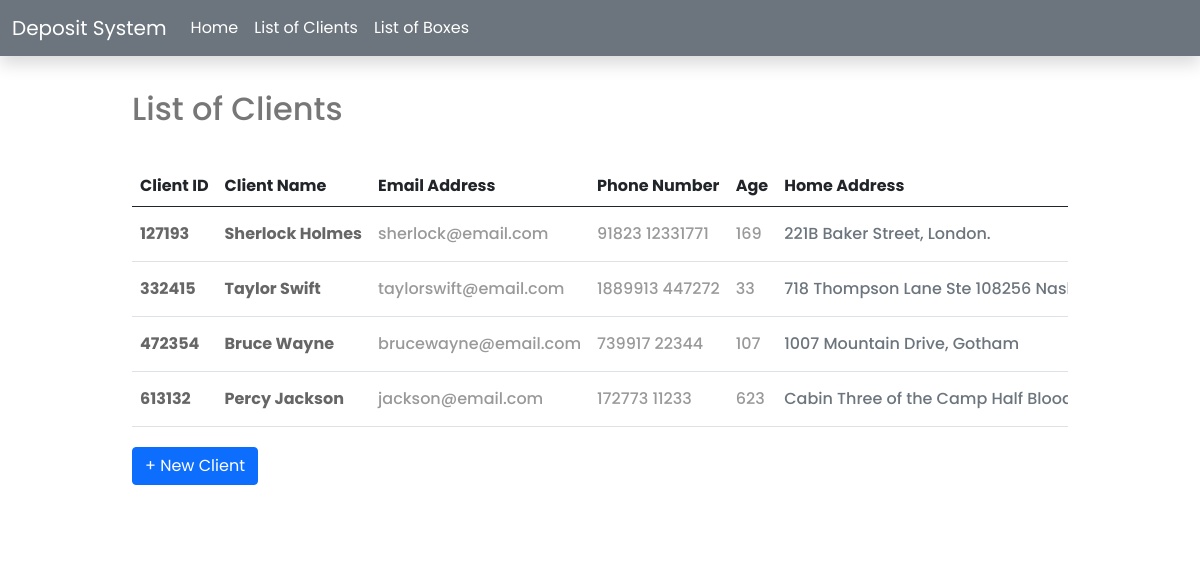
Before: /clients/ with the older database file.
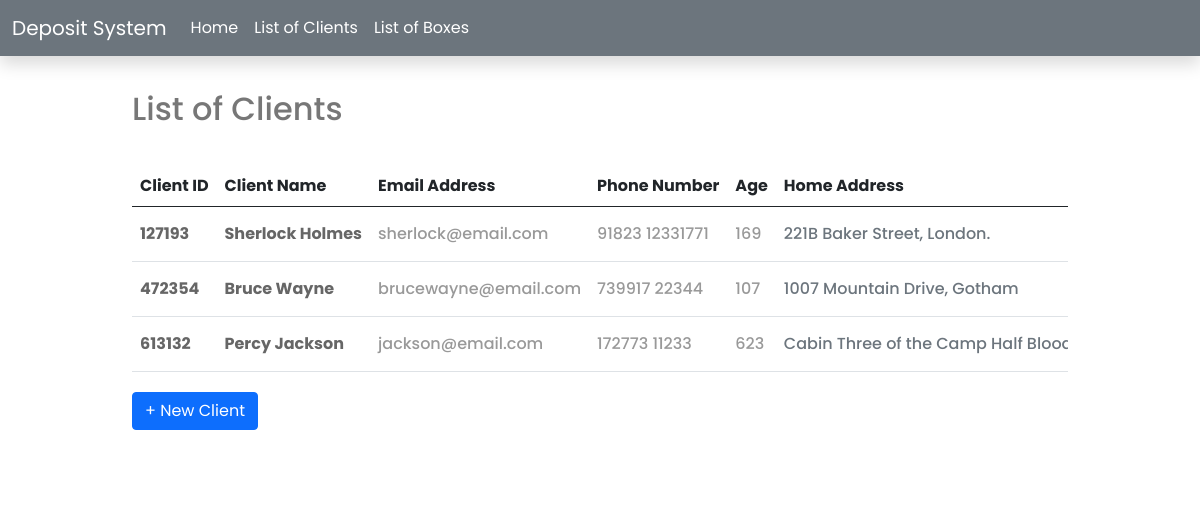
After: the same page with the newer database file.
### main/models.py (models this page shows, shortened)
class Client(models.Model):
    id = models.UUIDField(primary_key=True, default=uuid.uuid4, editable=False)
    pic_url = models.TextField()
    client_id = models.CharField(max_length=255)
    name = models.CharField(max_length=255)
    address = models.TextField()
    email = models.EmailField()
    phone = models.CharField(max_length=20)
    hair_color = models.CharField(max_length=255)
    eye_color = models.CharField(max_length=255)
    height = models.CharField(max_length=255)
    weight = models.CharField(max_length=255)
    firm_name = models.CharField(max_length=255)
    firm_location = models.CharField(max_length=255)
    birthdate = models.DateField()

### main/views.py (the view)
# urls.py: path('clients/', views.show_clients, name='clients'),
def show_clients(request):
    clients = Client.objects.raw("SELECT * FROM main_client ORDER BY client_id")
    ages = []
    for client in clients:
        age = (date.today() - client.birthdate) // timedelta(days=365.2425)
        ages.append(age)
    return render(request, 'clients/clients.html', {
        "clients": clients,
        "clients_ages": zip(clients, ages),
    })

### templates/clients/clients.html (shortened to what this page needs)
{% extends 'home.html' %}
{% block content %}
<section class="intro">
    <h2>List of Clients</h2>
    <div class="table-responsive bg-white">
        <table class="table mb-0 align-middle">
            <thead>
                <tr>
                    <th scope='col'> Client ID </th>
                    <th scope='col'> Client Name </th>
                    <th scope='col'> Email Address </th>
                    <th scope='col'> Phone Number </th>
                    <th scope='col'> Age </th>
                    <th scope='col'> Home Address </th>
                </tr>
            </thead>
            <tbody>
                {% for client, age in clients_ages %}
                <tr>
                    <th scope='col' style="color: #666666;"> {{client.client_id}} </th>
                    <th scope="row" style="color: #666666;"> {{client.name}} </th>
                    <td scope='col'> {{client.email}} </td>
                    <td scope='col'> {{client.phone}} </td>
                    <td scope='col'> {{age}} </td>
                    <td scope='col' class="text-muted mb-4 w-25"> {{client.address}} </td>
                </tr>
                {% endfor %}
            </tbody>
        </table>
        <a href="{% url 'register-client' %}" class="add-client btn btn-primary"> + New Client</a>
    </div>
</section>
{% endblock %}

Changed rows visible on the page:
removed Client: client_id "332415", name "Taylor Swift", email "taylorswift@email.com", phone "1889913 447272", age "33", address "718 Thompson Lane Ste 108256…"
